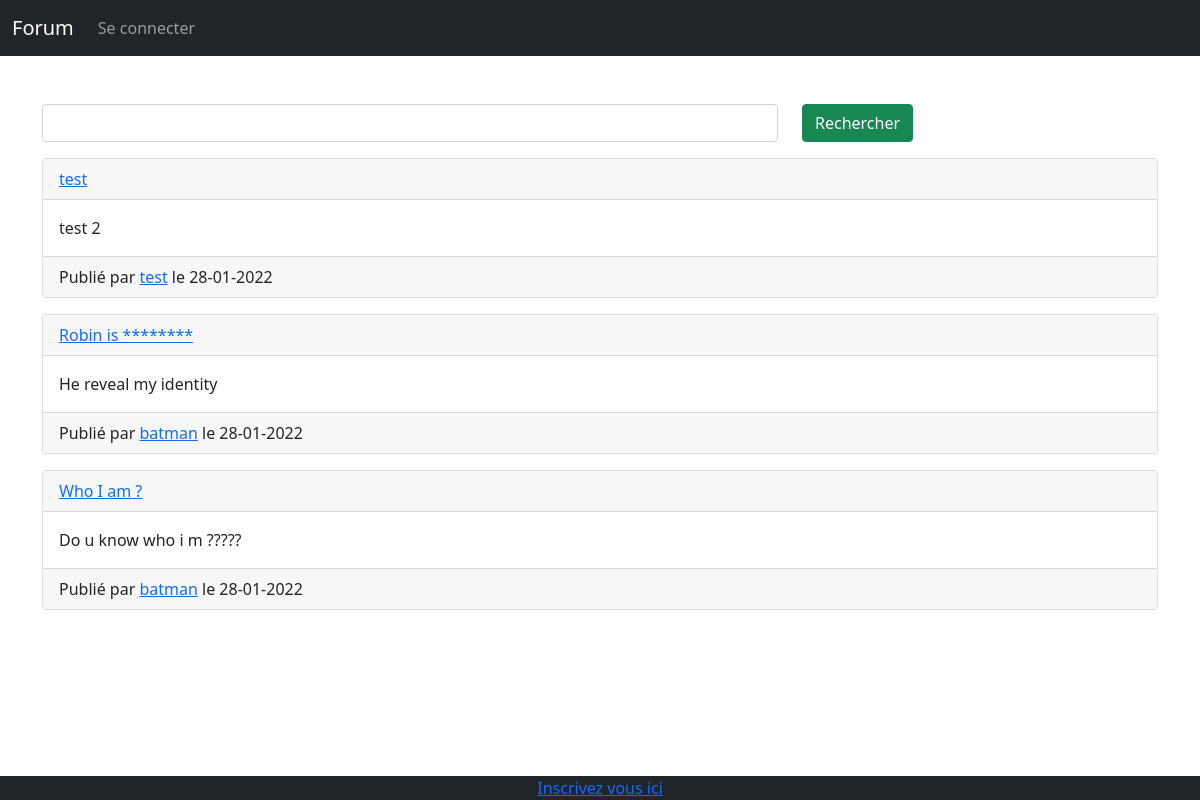
The page / on the database its author committed.
### tables this page shows
CREATE TABLE IF NOT EXISTS `questions` (
  `id` int(11) NOT NULL AUTO_INCREMENT,
  `title` text NOT NULL,
  `userMessage` text NOT NULL,
  `id_author` int(11) NOT NULL,
  `username_author` varchar(50) NOT NULL,
  `publish_date` text NOT NULL,
  PRIMARY KEY (`id`)
);

### actions/questions/showAllQuestionAction.php (called while the page is built, shortened)
<?php
require('actions/database.php');
$getLastQuestion = $bdd->query('SELECT * FROM questions ORDER BY id DESC LIMIT 0,5 ');

### index.php (the view, shortened to what this page needs)
<?php
require('actions/questions/showAllQuestionAction.php');
?>
<!DOCTYPE html>
<html lang="en">
<?php include('includes/header.php'); ?>
<body>
<?php include('includes/navBar.php'); ?>
<div class="container mt-5">
    <form method="GET">
        <div class="form-group row">
            <div class="col-8">
                <input type="search" name="search" class="form-control">
            </div>
            <div class="col-4">
                <button class="btn btn-success">Rechercher</button>
            </div>
        </div>
    </form>
    <?php
        while($showQuestion = $getLastQuestion->fetch()){
            ?>
                <div class="card mt-3">
                    <div class="card-header">
                        <a href="question.php?id=<?= $showQuestion['id']; ?>">
                            <?= $showQuestion['title']; ?>
                        </a>
                    </div>
                    <div class="card-body">
                        <?= $showQuestion['userMessage']; ?>
                    </div>
                    <div class="card-footer">
                        Publié par <a href="profilUser.php?id=<?= $showQuestion['id_author']; ?>"><?= $showQuestion['username_author']; ?></a> le <?= $showQuestion['publish_date']; ?>
                    </div>
                </div>
            <?php
        }
    ?>
</div>
<?php
    include('includes/footer.php');
?>
</body>
</html>

### rows shown on the page
questions: title "test", userMessage "test 2", username_author "test", publish_date "28-01-2022"
questions: title "Robin is ********", userMessage "He reveal my identity", username_author "batman", publish_date "28-01-2022"
questions: title "Who I am ?", userMessage "Do u know who i m ?????", username_author "batman", publish_date "28-01-2022"
